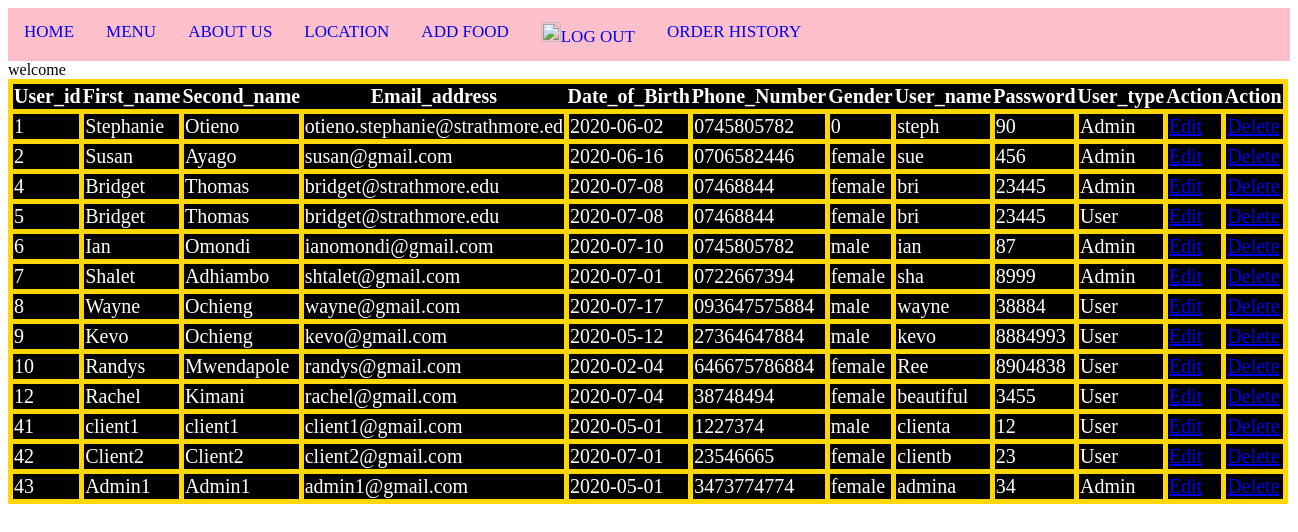
/Admin.php, run on the app's committed database.
### tables this page shows
CREATE TABLE `user_details` (
  `User_id` int(11) NOT NULL,
  `First_name` text NOT NULL,
  `Second_name` text NOT NULL,
  `Email_address` varchar(30) NOT NULL,
  `Date_of_Birth` date NOT NULL,
  `Phone_No` text NOT NULL,
  `Gender` text NOT NULL,
  `User_name` text NOT NULL,
  `Password` int(11) NOT NULL,
  `User_type` varchar(256) NOT NULL
);

### Admin.php (the view, shortened to what this page needs)
<!DOCTYPE html>
 	<html>
 	<head>
 		<link rel="stylesheet" type="text/css" href="Admin.css">
 	</head>
 	<body>
 	<div class="navigation">
					<a  class="active" href="firstwebsite.php">HOME</a>
					<a href="view_fooditems.php">MENU</a>
					 <a href="#">ABOUT US</a>
					   <a href="#">LOCATION</a>
					   <a href="upload_image.php">ADD FOOD</a>
					     <a href="logout.php"><img src="DOWNLOADS/login.jpg"height="20" width="20">LOG OUT</a>
					     <a href="view.php">ORDER HISTORY</a>
					 </div>
 	</body>
 	</html>
<?php
$link=connect();
$sql="SELECT User_id,First_name,Second_name,Email_address,Date_of_Birth,Phone_No,Gender,User_name,Password,User_type FROM user_details";
    $results=mysqli_query($link,$sql);
    $rows=mysqli_num_rows($results);
if ($rows!=0) {
?>
<!DOCTYPE html>
<html>
<head>
	<link rel="stylesheet" type="text/css" href="table.css">
</head>
<body>
	<table>
		<tr>
			<th>User_id</th>
			<th>First_name </th>
			<th>Second_name</th>
			<th>Email_address</th>
			<th>Date_of_Birth</th>
			<th>Phone_Number</th>
			<th>Gender </th>
			<th>User_name</th>
            <th>Password </th>
            <th>User_type</th>
            <th>Action</th>
            <th>Action</th>
		</tr>
<?php
while ($result=mysqli_fetch_assoc($results)) {
	echo "
	<tr>
		<td>" .$result["User_id"]."</td>
                <td>".$result["First_name"]."</td>
                <td>".  $result["Second_name"]."</td>
                <td>".  $result["Email_address"]."</td>
                <td>". $result["Date_of_Birth"]."</td>
                <td>". $result["Phone_No"]."</td>
                <td>".  $result["Gender"]."</td>
                <td>".  $result["User_name"]."</td>
                <td>".$result["Password"]."</td>
                <td>".$result["User_type"]."</td>
                <td><a href='edit.php?id=$result[User_id]&fn=$result[First_name]&sn=$result[Second_name]&em=$result[Email_address]&dob=$result[Date_of_Birth]&pn=$result[Phone_No]&gn=$result[Gender]&un=$result[User_name]&pa=$result[Password]'>Edit</a></td>
                <td><a href='delete.php?id=$result[User_id]'>Delete</a></td>
	</tr>";
}
}
else{
	echo "no record";
}
	?>
</table>

### Admin.css (style rules this page uses)
.navigation { background-color: pink; overflow: hidden; }
.navigation a { float: left; text-align: center; padding: 14px 16px; text-decoration: none; font-size: 17px; }
body { background-color: white; background-image: url("DOWNLOADS/nyama choma.jpg "); height: 100%; background-position: center; background-repeat: no-repeat; background-size: cover; }

### table.css (style rules this page uses)
table,td { border: 5px solid gold; color: white; font-size: 20px; background-color: black; }
table { border-collapse:collapse; }

### data on the page
user_details: User_id "1", First_name "Stephanie", Second_name "Otieno", Email_address "otieno.stephanie@strathmore.ed", Date_of_Birth "2020-06-02", Phone_No "0745805782", Gender "0", User_name "steph", Password "90", User_type "Admin"
user_details: User_id "2", First_name "Susan", Second_name "Ayago", Email_address "susan@gmail.com", Date_of_Birth "2020-06-16", Phone_No "0706582446", Gender "female", User_name "sue", Password "456", User_type "Admin"
user_details: User_id "4", First_name "Bridget", Second_name "Thomas", Email_address "bridget@strathmore.edu", Date_of_Birth "2020-07-08", Phone_No "07468844", Gender "female", User_name "bri", Password "23445", User_type "Admin"
user_details: User_id "5", First_name "Bridget", Second_name "Thomas", Email_address "bridget@strathmore.edu", Date_of_Birth "2020-07-08", Phone_No "07468844", Gender "female", User_name "bri", Password "23445", User_type "User"
user_details: User_id "6", First_name "Ian", Second_name "Omondi", Email_address "ianomondi@gmail.com", Date_of_Birth "2020-07-10", Phone_No "0745805782", Gender "male", User_name "ian", Password "87", User_type "Admin"
user_details: User_id "7", First_name "Shalet", Second_name "Adhiambo", Email_address "shtalet@gmail.com", Date_of_Birth "2020-07-01", Phone_No "0722667394", Gender "female", User_name "sha", Password "8999", User_type "Admin"
user_details: User_id "8", First_name "Wayne", Second_name "Ochieng", Email_address "wayne@gmail.com", Date_of_Birth "2020-07-17", Phone_No "093647575884", Gender "male", User_name "wayne", Password "38884", User_type "User"
user_details: User_id "9", First_name "Kevo", Second_name "Ochieng", Email_address "kevo@gmail.com", Date_of_Birth "2020-05-12", Phone_No "27364647884", Gender "male", User_name "kevo", Password "8884993", User_type "User"
user_details: User_id "10", First_name "Randys", Second_name "Mwendapole", Email_address "randys@gmail.com", Date_of_Birth "2020-02-04", Phone_No "646675786884", Gender "female", User_name "Ree", Password "8904838", User_type "User"
user_details: User_id "12", First_name "Rachel", Second_name "Kimani", Email_address "rachel@gmail.com", Date_of_Birth "2020-07-04", Phone_No "38748494", Gender "female", User_name "beautiful", Password "3455", User_type "User"
user_details: User_id "41", First_name "client1", Second_name "client1", Email_address "client1@gmail.com", Date_of_Birth "2020-05-01", Phone_No "1227374", Gender "male", User_name "clienta", Password "12", User_type "User"
user_details: User_id "42", First_name "Client2", Second_name "Client2", Email_address "client2@gmail.com", Date_of_Birth "2020-07-01", Phone_No "23546665", Gender "female", User_name "clientb", Password "23", User_type "User"
user_details: User_id "43", First_name "Admin1", Second_name "Admin1", Email_address "admin1@gmail.com", Date_of_Birth "2020-05-01", Phone_No "3473774774", Gender "female", User_name "admina", Password "34", User_type "Admin"
